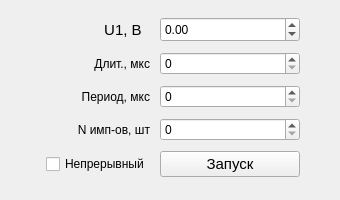
<?xml version="1.0" encoding="UTF-8"?>
<ui version="4.0">
 <class>Form</class>
 <widget class="QWidget" name="Form">
  <property name="geometry">
   <rect>
    <x>0</x>
    <y>0</y>
    <width>340</width>
    <height>200</height>
   </rect>
  </property>
  <property name="sizePolicy">
   <sizepolicy hsizetype="Expanding" vsizetype="Expanding">
    <horstretch>0</horstretch>
    <verstretch>0</verstretch>
   </sizepolicy>
  </property>
  <property name="minimumSize">
   <size>
    <width>340</width>
    <height>200</height>
   </size>
  </property>
  <property name="windowTitle">
   <string>Form</string>
  </property>
  <layout class="QVBoxLayout" name="verticalLayout">
   <property name="spacing">
    <number>0</number>
   </property>
   <property name="topMargin">
    <number>5</number>
   </property>
   <property name="rightMargin">
    <number>5</number>
   </property>
   <property name="bottomMargin">
    <number>5</number>
   </property>
   <item>
    <layout class="QGridLayout" name="gridLayout_meas" rowstretch="0,0,0,0,0" columnstretch="0,0,0,0,0">
     <property name="sizeConstraint">
      <enum>QLayout::SetDefaultConstraint</enum>
     </property>
     <property name="leftMargin">
      <number>5</number>
     </property>
     <property name="topMargin">
      <number>0</number>
     </property>
     <property name="rightMargin">
      <number>5</number>
     </property>
     <property name="bottomMargin">
      <number>5</number>
     </property>
     <property name="spacing">
      <number>10</number>
     </property>
     <item row="1" column="1">
      <widget class="QLabel" name="label_2">
       <property name="styleSheet">
        <string notr="true">font: 11pt &quot;Arial&quot;;</string>
       </property>
       <property name="text">
        <string>Длит., мкс</string>
       </property>
       <property name="alignment">
        <set>Qt::AlignRight|Qt::AlignTrailing|Qt::AlignVCenter</set>
       </property>
      </widget>
     </item>
     <item row="4" column="1">
      <widget class="QCheckBox" name="checkBox_cont_mode">
       <property name="styleSheet">
        <string notr="true">font: 11pt &quot;Arial&quot;;</string>
       </property>
       <property name="text">
        <string>Непрерывный</string>
       </property>
       <property name="checked">
        <bool>false</bool>
       </property>
      </widget>
     </item>
     <item row="4" column="2">
      <widget class="QPushButton" name="pushButton_start">
       <property name="sizePolicy">
        <sizepolicy hsizetype="Preferred" vsizetype="Fixed">
         <horstretch>0</horstretch>
         <verstretch>0</verstretch>
        </sizepolicy>
       </property>
       <property name="minimumSize">
        <size>
         <width>140</width>
         <height>25</height>
        </size>
       </property>
       <property name="font">
        <font>
         <family>Arial</family>
         <pointsize>11</pointsize>
         <weight>50</weight>
         <italic>false</italic>
         <bold>false</bold>
        </font>
       </property>
       <property name="styleSheet">
        <string notr="true">font: 11pt &quot;Arial&quot;;</string>
       </property>
       <property name="text">
        <string>Запуск</string>
       </property>
      </widget>
     </item>
     <item row="0" column="1">
      <widget class="QLabel" name="label_58">
       <property name="minimumSize">
        <size>
         <width>100</width>
         <height>0</height>
        </size>
       </property>
       <property name="font">
        <font>
         <family>Arial</family>
         <pointsize>11</pointsize>
         <weight>50</weight>
         <italic>false</italic>
         <bold>false</bold>
        </font>
       </property>
       <property name="styleSheet">
        <string notr="true">font: 11pt &quot;Arial&quot;;</string>
       </property>
       <property name="text">
        <string>U1, В  </string>
       </property>
       <property name="alignment">
        <set>Qt::AlignRight|Qt::AlignTrailing|Qt::AlignVCenter</set>
       </property>
      </widget>
     </item>
     <item row="4" column="4">
      <spacer name="horizontalSpacer">
       <property name="orientation">
        <enum>Qt::Horizontal</enum>
       </property>
       <property name="sizeHint" stdset="0">
        <size>
         <width>40</width>
         <height>20</height>
        </size>
       </property>
      </spacer>
     </item>
     <item row="4" column="0">
      <spacer name="horizontalSpacer_40">
       <property name="orientation">
        <enum>Qt::Horizontal</enum>
       </property>
       <property name="sizeHint" stdset="0">
        <size>
         <width>40</width>
         <height>20</height>
        </size>
       </property>
      </spacer>
     </item>
     <item row="3" column="1">
      <widget class="QLabel" name="label_4">
       <property name="styleSheet">
        <string notr="true">font: 11pt &quot;Arial&quot;;</string>
       </property>
       <property name="text">
        <string>N имп-ов, шт</string>
       </property>
       <property name="alignment">
        <set>Qt::AlignRight|Qt::AlignTrailing|Qt::AlignVCenter</set>
       </property>
      </widget>
     </item>
     <item row="2" column="1">
      <widget class="QLabel" name="label_3">
       <property name="styleSheet">
        <string notr="true">font: 11pt &quot;Arial&quot;;</string>
       </property>
       <property name="text">
        <string>Период, мкс</string>
       </property>
       <property name="alignment">
        <set>Qt::AlignRight|Qt::AlignTrailing|Qt::AlignVCenter</set>
       </property>
      </widget>
     </item>
     <item row="0" column="2">
      <widget class="QDoubleSpinBox" name="doubleSpinBox_U1">
       <property name="minimumSize">
        <size>
         <width>120</width>
         <height>25</height>
        </size>
       </property>
       <property name="minimum">
        <double>-200.000000000000000</double>
       </property>
       <property name="maximum">
        <double>200.000000000000000</double>
       </property>
       <property name="singleStep">
        <double>0.100000000000000</double>
       </property>
      </widget>
     </item>
     <item row="3" column="2">
      <widget class="QSpinBox" name="spinBox_N">
       <property name="minimum">
        <number>0</number>
       </property>
       <property name="maximum">
        <number>100</number>
       </property>
      </widget>
     </item>
     <item row="2" column="2">
      <widget class="QDoubleSpinBox" name="doubleSpinBox_T">
       <property name="decimals">
        <number>0</number>
       </property>
       <property name="maximum">
        <double>50000.000000000000000</double>
       </property>
      </widget>
     </item>
     <item row="1" column="2">
      <widget class="QDoubleSpinBox" name="doubleSpinBox_dur">
       <property name="decimals">
        <number>0</number>
       </property>
       <property name="maximum">
        <double>50000.000000000000000</double>
       </property>
      </widget>
     </item>
    </layout>
   </item>
  </layout>
 </widget>
 <resources/>
 <connections/>
</ui>
